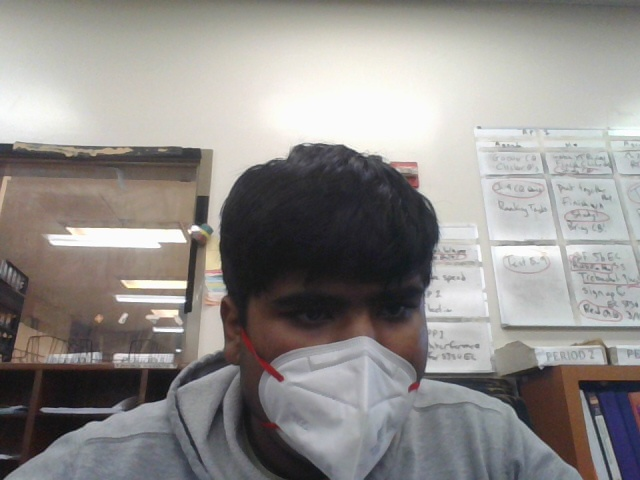
#> input picture Python Vision/Vision test/1644974055.938141.jpg, 640 x 480 px, given in place of the camera
$ python testTemplate.py
#> lines starting #> are read from the running program, lines starting #| are printed output that depends on the picture; after the words box and inside, x2 and y2 are one past the last pixel; in counts of white or black regions, pixels touching at a corner belong together
import cv2 as cv
import numpy as np
from matplotlib import pyplot as plt
import Constants

capture = cv.VideoCapture(0)
lower_green = np.array([230, 230, 230])
upper_green = np.array([255, 255, 255])

template = cv.imread('Photos/templatezoomedout.png',0)

while True:
    isTrue, original = capture.read()
#> original is the input picture: shape (480, 640, 3); mean B, G, R 139.7, 142.1, 145.2
    b = cv.resize(original,(1280,720),fx=0,fy=0, interpolation = cv.INTER_CUBIC)
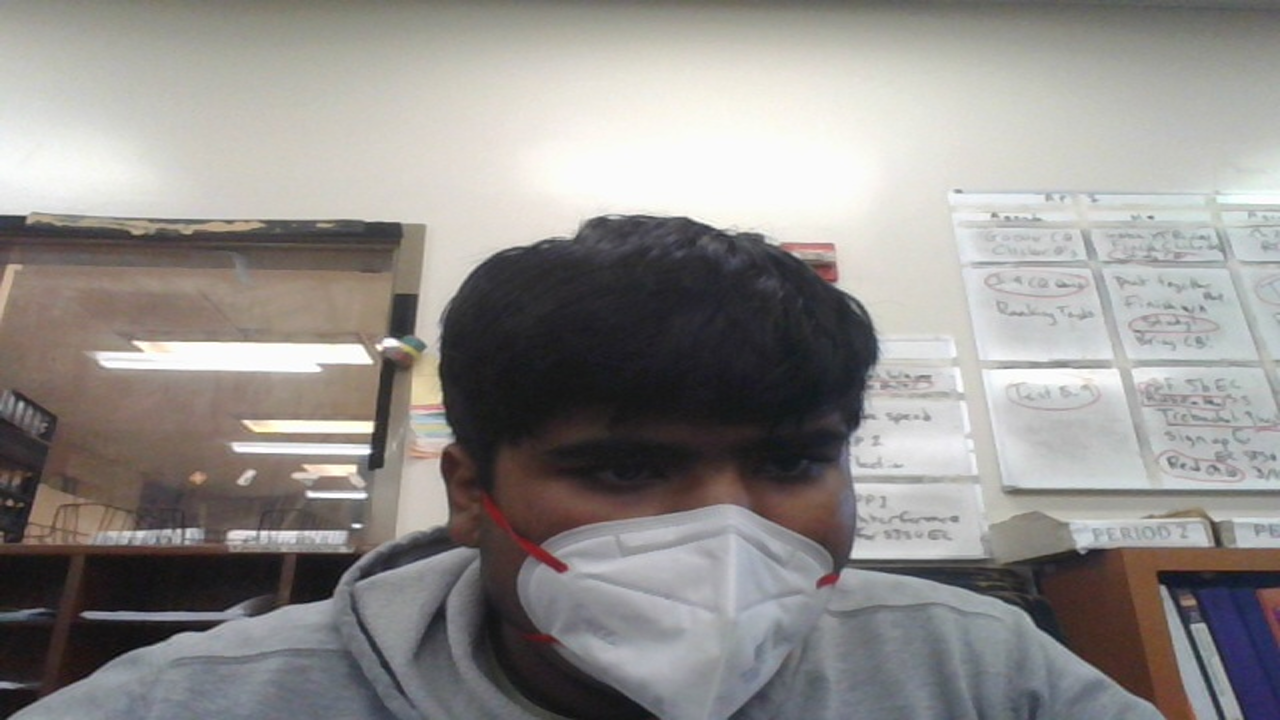
#> b: shape (720, 1280, 3); mean B, G, R 139.7, 142.1, 145.2
    mask = cv.inRange(original, lower_green, upper_green)
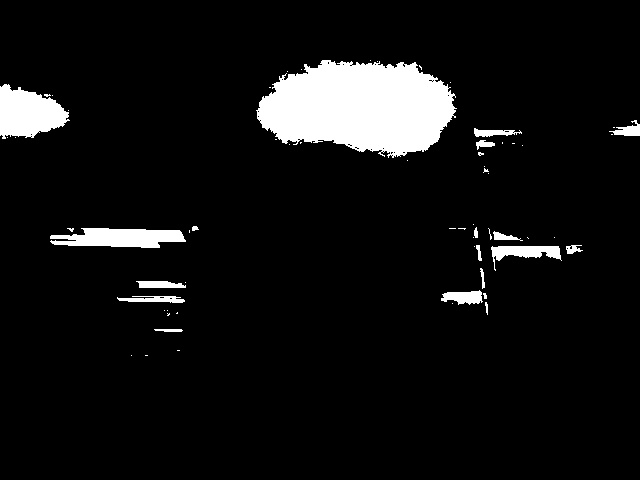
#> mask: shape (480, 640); 7.1% white; 63 white regions (45 under 20 px), largest, box (x1, y1, x2, y2) and area: (256, 60, 457, 158) 14130, (0, 84, 70, 139) 2605, (50, 228, 186, 248) 1956
    cv.imwrite('Photos\mask.png', original)

    img_rgb = cv.imread('Photos\mask.png')
    img_gray = cv.cvtColor(img_rgb, cv.COLOR_RGB2GRAY)
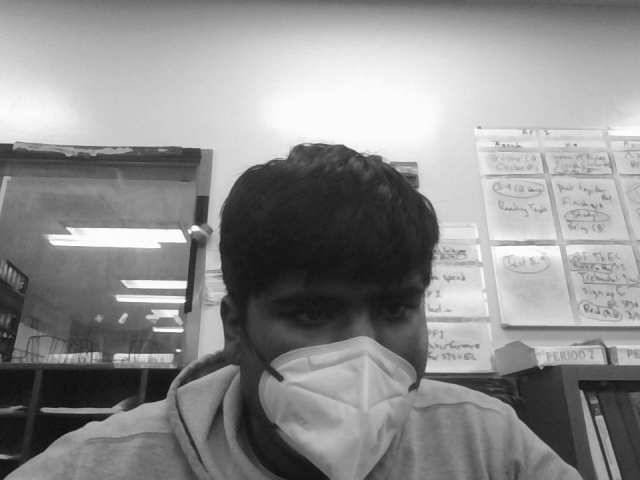
#> img_gray: shape (480, 640); min 10, max 255, mean 141.7

#> (the run stopped early here; a loop or call above may not have finished)
